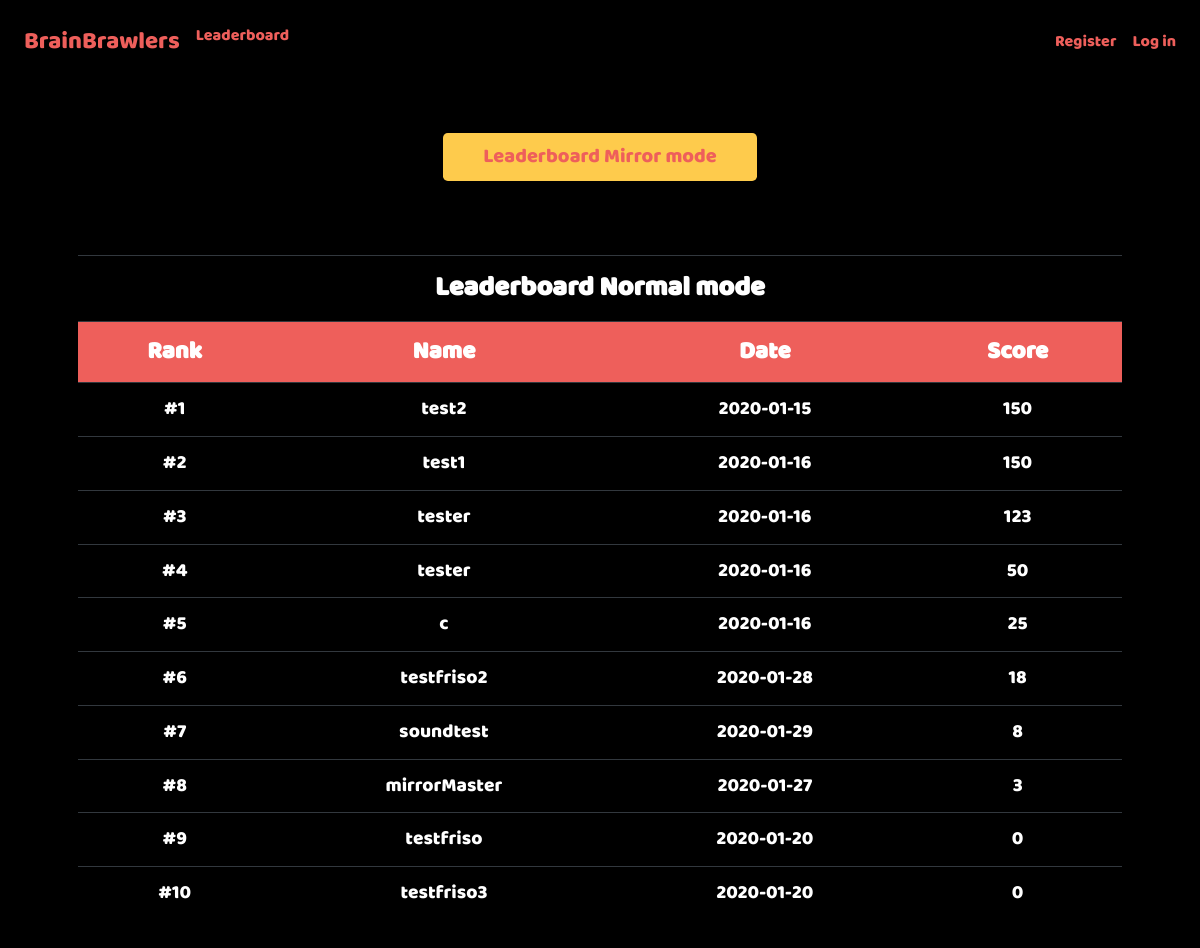
The app's page /leaderboard with its own data.
### tables this page shows
CREATE TABLE 'users' ('id' integer PRIMARY KEY AUTOINCREMENT NOT NULL, 'username' text NOT NULL, 'hash' text NOT NULL, 'highscore' integer NOT NULL, 'date'  date NOT NULL DEFAULT CURRENT_DATE  , 'highscore_mirror' integer);

### application.py (the view)
@app.route("/leaderboard")
def leaderboard():
    highscores = get_db(["*"], "users", None, None, ["highscore DESC", "date"])
    highscores = [(i+1, highscores[i]) for i in range(len(highscores))]
    if len(highscores) > 50:
        highscores = [(i, highscores[i]) for i in range(1, 51)]
    return render_template("game/leaderboard.html", highscores=highscores)

### application.py (called while the page is built)
@app.after_request
def after_request(response):
    response.headers["Cache-Control"] = "no-cache, no-store, must-revalidate"
    response.headers["Expires"] = 0
    response.headers["Pragma"] = "no-cache"
    return response

### helpers.py (called while the page is built)
def get_db(items, table, key, value, order=None):
    string = "SELECT "
    if order == "friends":
        return db.execute("SELECT friendname FROM friends WHERE user_id= :user_id AND friendname= :friendname"
        , user_id=value[0], friendname=value[1])
    for item in items:
        if item != items[0]:
            string += ", "
        string += str(item)
    string += " FROM " + table
    if key != None and value != None:
        string += " WHERE " + key + "= :key"
    if order != None:
        string += " ORDER BY"
        for item in order:
           string += " " + item
           if item != order[-1]:
               string += ","
        string += ";"
    if key != None:
        return db.execute(string, key=str(value))
    return db.execute(string)

### templates/game/leaderboard.html (shortened to what this page needs)
{% extends "layout.html" %}
{% block css %}
<link href="/static/css/index_style.css" rel="stylesheet">
<link href="/static/css/leaderboard.css" rel="stylesheet">
{% endblock %}
{% block main %}
    <p>
        <br>
        <br>
    </p>
    <a href="/leaderboard_mirror"><button class="btn btn-lg" style="width:30%">Leaderboard Mirror mode</button></a>
    <p>
        <br>
        <br>
    </p>
    <table id=table class="table table-dark" style="width:100%">
        <tr>
            <th id="title" colspan="4">Leaderboard Normal mode</th>
        </tr>
        <tr>
            <th>Rank</th>
            <th>Name</th>
            <th>Date</th>
            <th>Score</th>
        </tr>
        <tr>
    {% for (rank, highscore) in highscores %}
            <td>#{{ rank }}</td>
            <td>{{ highscore.username }}</td>
            <td>{{ highscore.date }}</td>
            <td>{{ highscore.highscore }}</td>
        </tr>
    {% endfor %}
    </table>
{% endblock %}

### templates/layout.html (shortened to what this page needs)
<!DOCTYPE html>
<html lang="en">
    <head>
        <link href="https://maxcdn.bootstrapcdn.com/bootstrap/4.1.3/css/bootstrap.min.css" rel="stylesheet">
        <link href="{{ url_for('static', filename='css/basic_style.css') }}" rel="stylesheet">
        <link href="{{ url_for('static', filename='css/snackbar.css') }}" rel="stylesheet">
        {% block css %}{% endblock %}
    </head>
    <body onload="new_question('setup')">
        <nav class="navbar fixed-top navbar-expand-md">
            <div class="collapse navbar-collapse" id="navbar">
                {% if session.user_id %}
                    <ul class="navbar-nav mr-auto mt-2">
                        <li class="nav-item nav-logo"><a class="nav-link" href="/">BrainBrawlers</a></li>
                        <li class="nav-item"><a class="nav-link" href="/leaderboard">Leaderboard</a></li>
                        <li class="nav-item"><a class="nav-link" href="/profile">Profile</a></li>
                        <li class="nav-item"><a class="nav-link" href="/friends">Friends</a></li>
                    </ul>
                    <ul class="navbar-nav ml-auto mt-2">
                        <li class="nav-item"><a class="nav-link" href="/logout">Log Out</a></li>
                    </ul>
                {% else %}
                    <ul class="navbar-nav mr-auto mt-2">
                        <li class="nav-item nav-logo"><a class="nav-link" href="/">BrainBrawlers</a></li>
                        <li class="nav-item"><a class="nav-link" href="/leaderboard">Leaderboard</a></li>
                    </ul>
                    <ul class="navbar-nav ml-auto mt-2">
                        <li class="nav-item"><a class="nav-link" href="/register">Register</a></li>
                        <li class="nav-item"><a class="nav-link" href="/login">Log in</a></li>
                    </ul>
                {% endif %}
            </div>
        </nav>
        <main id="main" class="container p-5 center">
            {% block main %}{% endblock %}
        </main>
    </body>
</html>

### static/css/basic_style.css (style rules this page uses)
.navbar { background-color: rgba(0,0,0,0.8);; }
.nav-link { color: #ee5f5b; font-family: Baloo Regular, Baloo; }
body { background-color: #000000; }
#main { overflow-x: auto; text-align: center; }
.center { color: #ffffff; text-align: center; }
.btn { width: 150px; font-family: Baloo Regular, Baloo; text-align: center; color: #ee5f5b; background-color: #fecb4c; margin-top: 2%; margin-bottom: 1%; }
.nav-logo { font-size: 150%; }

### static/css/index_style.css (style rules this page uses)
.btn { margin-left: 2%; margin-right: 2%; }

### static/css/leaderboard.css (style rules this page uses)
#table { margin-left:auto; margin-right:auto; color: white; font-family: Baloo Regular, Baloo; }
th { background-color: #ee5f5b; font-size: 150%; font-weight: bold; }
td { background-color: black; font-size: 120%; }
#title { background-color: black; font-size: 170%; }

### records on screen
users: rank "1", username "test2", date "2020-01-15", highscore "150"
users: rank "2", username "test1", date "2020-01-16", highscore "150"
users: rank "3", username "tester", date "2020-01-16", highscore "123"
users: rank "4", username "tester", date "2020-01-16", highscore "50"
users: rank "5", username "c", date "2020-01-16", highscore "25"
users: rank "6", username "testfriso2", date "2020-01-28", highscore "18"
users: rank "7", username "soundtest", date "2020-01-29", highscore "8"
users: rank "8", username "mirrorMaster", date "2020-01-27", highscore "3"
users: rank "9", username "testfriso", date "2020-01-20", highscore "0"
users: id "10", username "testfriso3", date "2020-01-20", highscore "0"
